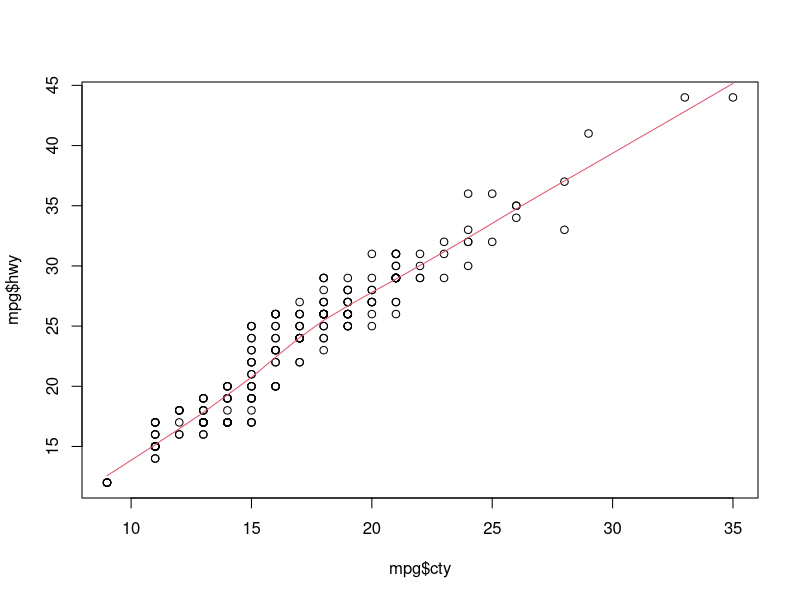
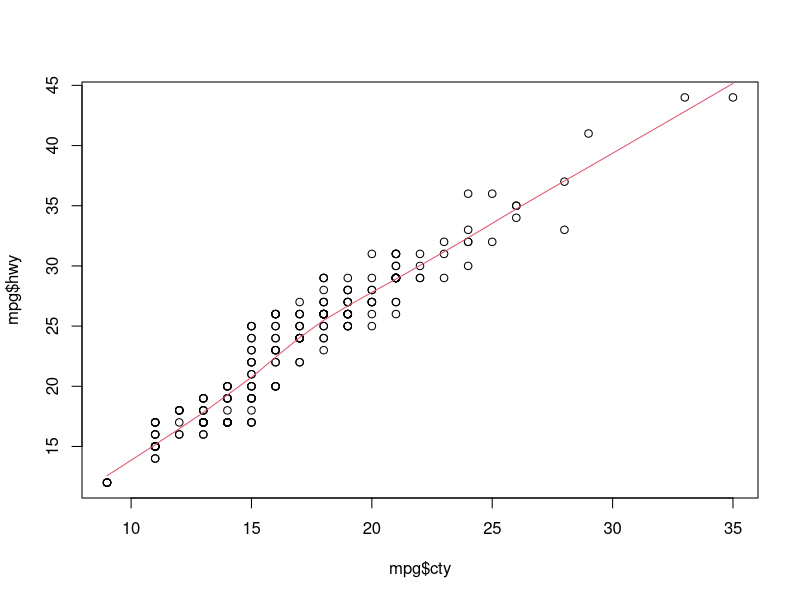
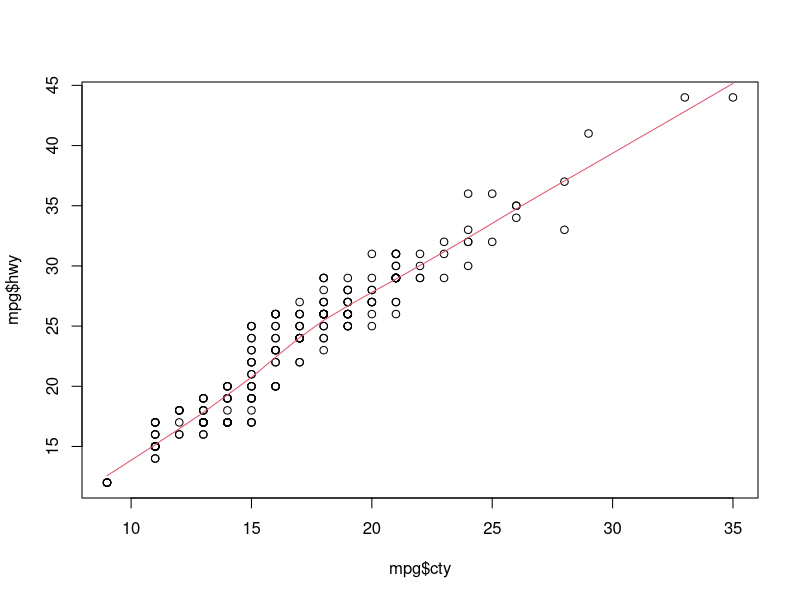
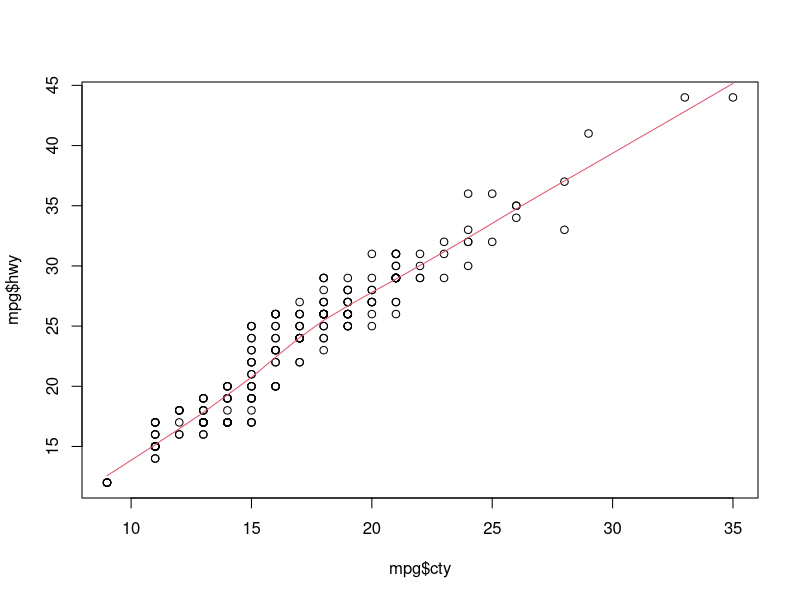
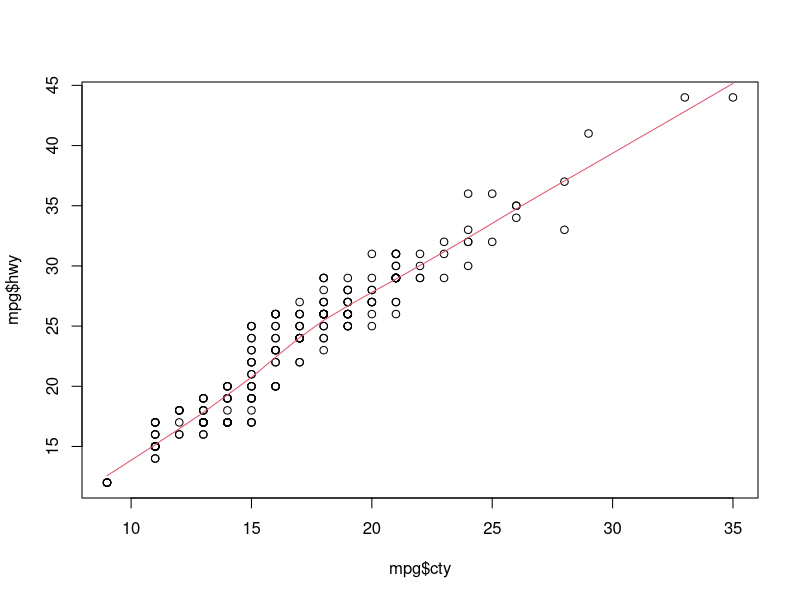
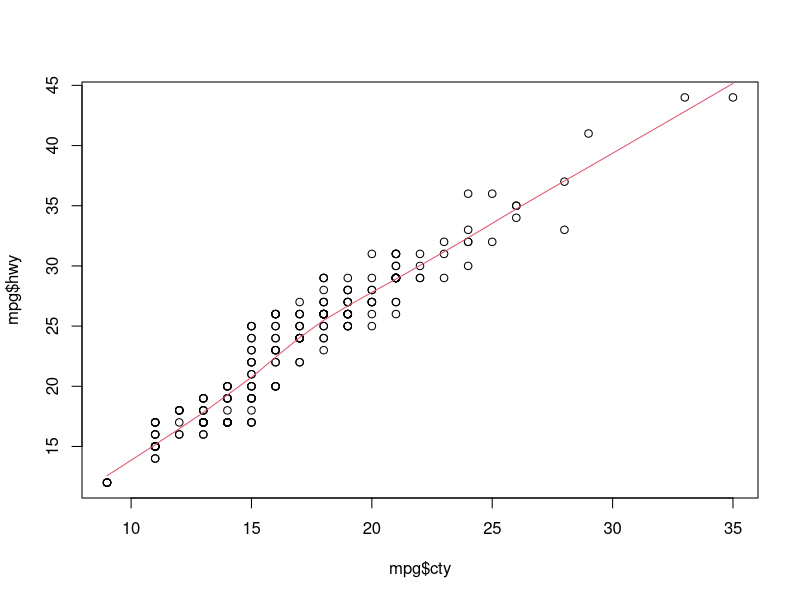
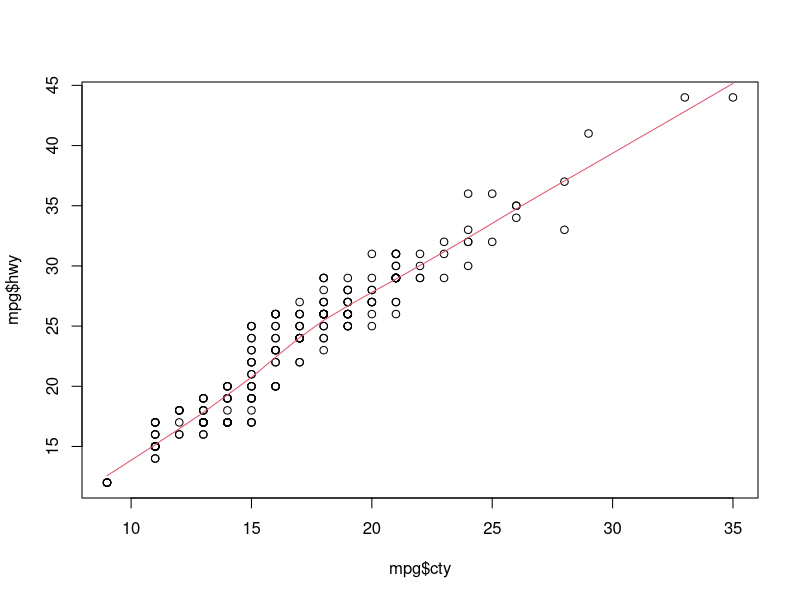
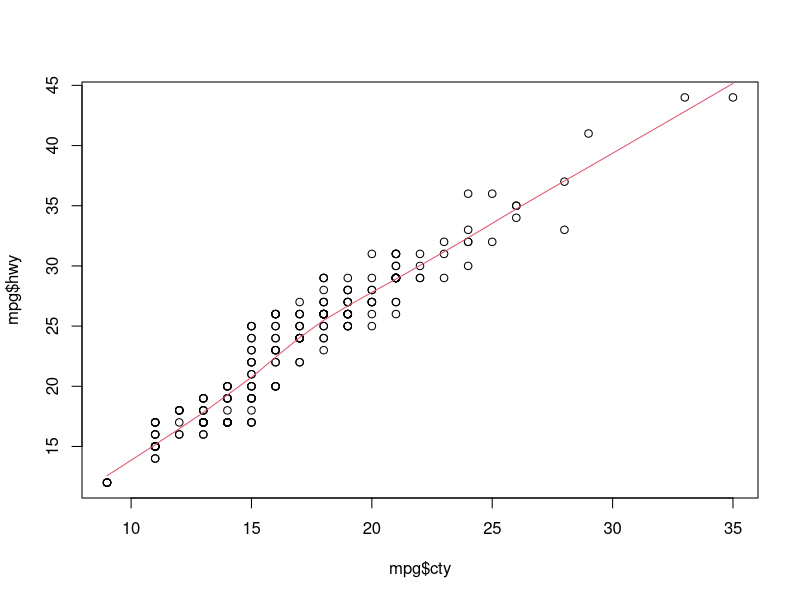

Generate these figures, in order, with R:
library(ggplot2)
library(memoise)
library(microbenchmark)
plot_mpg = function(row_to_remove) {
  data(mpg, package = "ggplot2")
  mpg = mpg[-row_to_remove, ]
  plot(mpg$cty, mpg$hwy)
  lines(lowess(mpg$cty, mpg$hwy), col = 2)
}

m_plot_mpg = memoise(plot_mpg)
z = microbenchmark(times = 10, unit = "ms", m_plot_mpg(10), plot_mpg(10))
z$time = z$time/10^9
z$expr = factor(z$expr, labels=c("Standard", "memoise"))

res=300
png("vignettes/graphics/sol3_memoise.png", width=6*res, height=4*res, res=res)
g = ggplot(z) +
  geom_violin(aes(expr, time),position=position_dodge(0.9), bg="steelblue") +
  scale_y_continuous(limits=c(10^-6, 10^-1), expand=c(0, 0), breaks = 10^(-6:-1),
                     trans="log10",
                     labels=c(expression(10^-6),expression(10^-5),
                              expression(10^-4),expression(10^-3),
                              expression(10^-2),expression(10^-1)))

g1 = g +  labs(title = "Performance gains with memoise",
               x = NULL, y = "Elapsed time (secs)",colour = NULL, fill = NULL) +
  theme(panel.grid.major.y = element_line(colour = "gray90"),
        panel.grid.minor = element_line(colour = NA),
        panel.grid.major.x = element_line(colour = NA),
        plot.title = element_text(size = 12,
                                  face = "bold", hjust = 1, vjust = 0),
        panel.background = element_rect(fill = NA),
        legend.background = element_rect(fill = NA),
        legend.position = c(0.93, 0.92),
        axis.ticks.x = element_line(linetype = "blank"),
        axis.ticks.y = element_line(linetype = "blank"))
print(g1)
dev.off()
